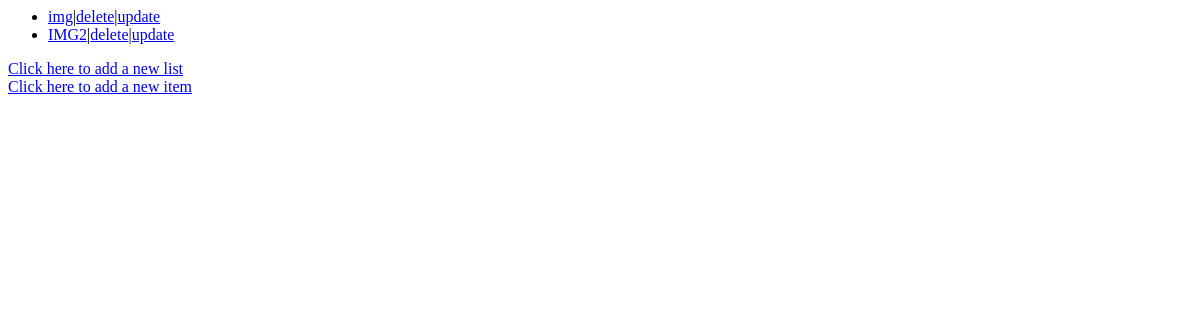
Page /todo/ on the earlier database version.
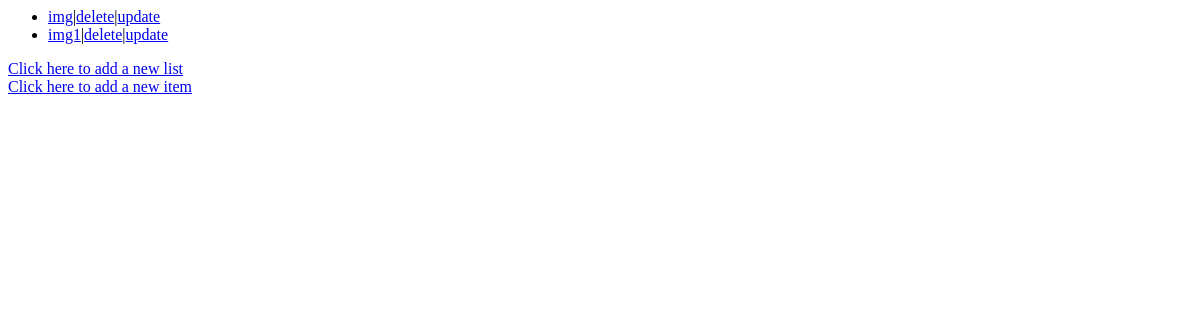
Same page on the later database version.
### todo/models.py (models this page shows, shortened)
class TodoList(models.Model):
    list_name = models.CharField(max_length=100, unique=True)

### todo/views.py (the view)
# urls.py: path('', index, name='index'),
def index(request):
    todolists = TodoList.objects.all()
    items = TodoItem.objects.all()
    template = loader.get_template('todo/index.html')
    context = {
        'todolists': todolists,
        'todoitems': items,
    }
    return HttpResponse(template.render(context,request)) #this or->

### todo/templates/todo/index.html
{% if todolists %}
    <ul>
        {% for todolist in todolists %}
        <li><a href="/todo/{{todolist.id}}">{{todolist.list_name}}</a>|<a href="/todo/delete/{{todolist.id}}">delete</a>|<a href="/todo/update/{{todolist.id}}">update</a></li>
        {% endfor %}
    </ul>
{% endif %}
<a href="/todo/createlist">Click here to add a new list</a><br>
<a href="/todo/createitem">Click here to add a new item</a>

Differences in the rows shown:
removed TodoList: list_name "IMG2"
added TodoList: list_name "img1"
